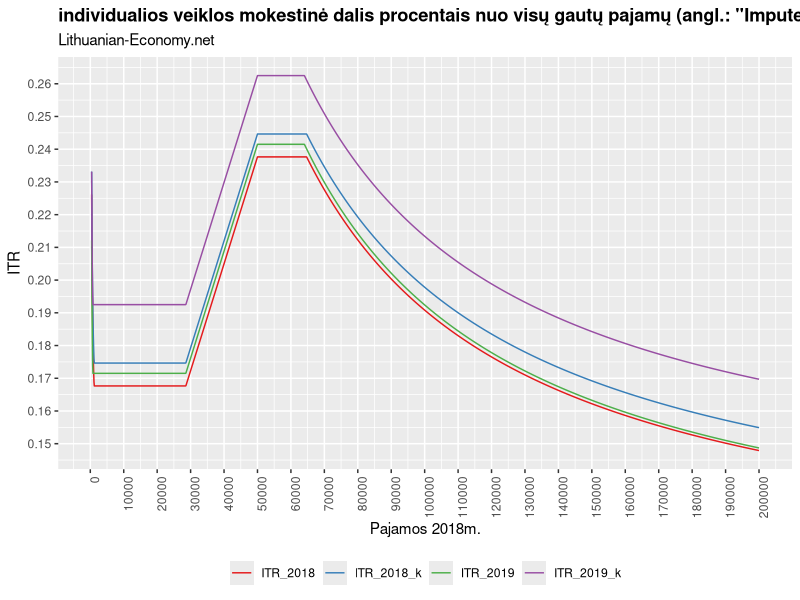

Write R code to recreate this figure.
if(!require(tidyverse)){
        install.packages("tidyverse")
        library(tidyverse)
}

# INFO
# Mokestinio kredito (tax_credit) formulė: https://e-seimas.lrs.lt/portal/legalAct/lt/TAD/TAIS.171369/XPXienJYqo

f_2018 <- function(x) {
        MMA <- 400
        VDU <- 808.7
        SODRA <- 0.289
        PSD <- 0.09
        bruto <- x
        sanaudos <- 0.3
        tax_base_gpm <- bruto*(1-sanaudos)
        tax_base_vsd <- tax_base_gpm * 0.5
        tax_credit <- pmax(0,ifelse(tax_base_gpm<20000, tax_base_gpm*0.1, tax_base_gpm*(0.1-2/300000*(tax_base_gpm-20000))))
        gpm <- tax_base_gpm*0.15-tax_credit
        sodra <- pmin(tax_base_vsd*SODRA, 28*VDU*SODRA)
        psd <- pmin(ifelse(tax_base_vsd<MMA, MMA*PSD, tax_base_vsd*PSD), 28*VDU*PSD)
        neto <-bruto - gpm - sodra - psd
        list(bruto=x, 
             new_bruto_2018=bruto, 
             gpm_2018 = gpm, 
             sodra_2018 = sodra,
             psd_2018=psd,
             VSD_2018=sodra+psd,
             tax_credit_2018=tax_credit,
             neto_2018 = neto, 
             ITR_2018=(sodra+psd+gpm)/bruto, 
             tax_2018=sodra+psd+gpm)
}

f_2018_k <- function(x) {
        MMA <- 400
        VDU <- 808.7
        SODRA <- 0.289
        PSD <- 0.09
        bruto <- x
        sanaudos <- 0.3
        tax_base_gpm <- bruto*(1-sanaudos)
        tax_base_vsd <- tax_base_gpm * 0.5
        tax_credit <- pmax(0,ifelse(tax_base_gpm<20000, tax_base_gpm*0.1, tax_base_gpm*(0.1-2/300000*(tax_base_gpm-20000))))
        gpm <- tax_base_gpm*0.15-tax_credit
        sodra <- pmin(tax_base_vsd*SODRA, 28*VDU*SODRA)
        psd <- pmin(ifelse(tax_base_vsd<MMA, MMA*PSD, tax_base_vsd*PSD), 28*VDU*PSD)
        PII <- 0.02*tax_base_vsd
        neto <-bruto - gpm - sodra - psd-PII
        list(bruto=x, 
             new_bruto_2018_k=bruto, 
             gpm_2018_k = gpm, 
             sodra_2018_k = sodra+PII,
             psd_2018_k=psd,
             VSD_2018_k=sodra+psd+PII,
             tax_credit_2018_k=tax_credit,
             neto_2018_k = neto, 
             ITR_2018_k=(sodra+psd+gpm+PII)/bruto, 
             tax_2018_k=sodra+psd+gpm+PII)
}

f_2019 <- function(x) {
        MMA <- 400*1.289
        VDU <- 808.7*1.289
        PSD <- 0.069
        SODRA <- 0.195-PSD
        bruto <- x
        sanaudos <- 0.3
        tax_base_gpm <- bruto*(1-sanaudos)
        tax_base_vsd <- tax_base_gpm * 1
        tax_credit <- pmax(0,ifelse(tax_base_gpm<20000, tax_base_gpm*0.1, tax_base_gpm*(0.1-2/300000*(tax_base_gpm-20000))))
        gpm <- tax_base_gpm*0.15-tax_credit
        sodra <- pmin(tax_base_vsd*SODRA, 43*VDU*SODRA)
        psd <- pmin(ifelse(tax_base_vsd<MMA, MMA*PSD, tax_base_vsd*PSD), 43*VDU*PSD)
        neto <-bruto - gpm - sodra - psd
        list(bruto=x, 
             new_bruto_2019=bruto, 
             gpm_2019 = gpm, 
             sodra_2019 = sodra,
             psd_2019=psd,
             VSD_2019=sodra+psd,
             tax_credit_2019=tax_credit,
             neto_2019 = neto, 
             ITR_2019=(sodra+psd+gpm)/bruto, 
             tax_2019=sodra+psd+gpm)
}
f_2019_k <- function(x) {
        MMA <- 400*1.289
        VDU <- 808.7*1.289
        PSD <- 0.069
        SODRA <- 0.195-PSD
        bruto <- x
        sanaudos <- 0.3
        tax_base_gpm <- bruto*(1-sanaudos)
        tax_base_vsd <- tax_base_gpm * 1
        tax_credit <- pmax(0,ifelse(tax_base_gpm<20000, tax_base_gpm*0.1, tax_base_gpm*(0.1-2/300000*(tax_base_gpm-20000))))
        gpm <- tax_base_gpm*0.15-tax_credit
        sodra <- pmin(tax_base_vsd*SODRA, 43*VDU*SODRA)
        psd <- pmin(ifelse(tax_base_vsd<MMA, MMA*PSD, tax_base_vsd*PSD), 43*VDU*PSD)
        PII <- 0.03*tax_base_vsd
        neto <-bruto - gpm - sodra - psd-PII
        list(bruto=x, 
             new_bruto_2019_k=bruto, 
             gpm_2019_k = gpm, 
             sodra_2019_k = sodra+PII,
             psd_2019_k=psd,
             VSD_2019_k=sodra+psd+PII,
             tax_credit_2019_k=tax_credit,
             neto_2019_k = neto, 
             ITR_2019_k=(sodra+psd+gpm+PII)/bruto, 
             tax_2019_k=sodra+psd+gpm+PII)
}



# Graph the functions for values x
x <- seq(400, 200000, by=100)

df <- data.frame(
        bruto=f_2018(x)$bruto,
        ITR_2018=f_2018(x)$ITR_2018,
        ITR_2018_k=f_2018_k(x)$ITR_2018_k,
        ITR_2019=f_2019(x)$ITR_2019,
        ITR_2019_k=f_2019_k(x)$ITR_2019_k)%>%
        gather(var, values,2:5)


jpeg("./figures/IV_ITR_new.jpeg", width = 9, height = 5, units = 'in', res = 100)
ggplot(data=df, aes(x=bruto,y=values, color=var))+
        geom_line()+
        scale_x_continuous(breaks = seq(0,200000, by=10000))+
        scale_y_continuous(breaks = seq(0,.8, by=0.01))+
        scale_color_brewer(palette="Set1")+
        theme(plot.title = element_text(hjust = 0.0, face="bold"))+
        theme(legend.position = "bottom",
              legend.title=element_blank(),
              axis.text.x = element_text(angle=90, hjust=1))+
        labs(title="individualios veiklos mokestinė dalis procentais nuo visų gautų pajamų (angl.: \"Imputed Tax Rate - ITR\")",
             subtitle= "Lithuanian-Economy.net",
             x="Pajamos 2018m.",
             y="ITR")
dev.off()
